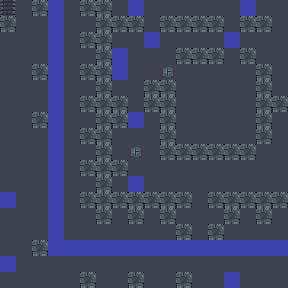

The image is a tile-based game level rendered from a .tmx file. Its description and complete source (layers, tilesets, objects, tile grids) follow:
An orthogonal 18x18 tile map with 16x16 px tiles, 1 tile layer (terrain) and 39 objects.

<map version="1.10" tiledversion="1.11.2" orientation="orthogonal" renderorder="right-down" width="18" height="18" tilewidth="16" tileheight="16" infinite="0" nextlayerid="3" nextobjectid="40">
 <properties>
  <property name="name" value="Castle" />
  <property name="author" value="moineau" />
  <property name="goldMoves" type="int" value="442" />
  <property name="goldTime" type="int" value="76" />
  <property name="platinumMoves" type="int" value="401" />
 </properties>
 <tileset firstgid="1" source="tileset.tsx" />
 <layer id="1" name="terrain" width="18" height="18">
  <data encoding="csv">
5,1,4,3,1,4,4,1,3,1,1,1,1,1,1,3,1,1,
4,1,1,3,1,1,4,4,4,1,4,4,4,4,1,4,4,1,
1,1,1,3,1,4,4,1,1,3,1,1,1,1,3,1,1,1,
1,1,1,3,1,1,4,3,1,1,1,4,4,4,1,4,1,1,
1,1,4,3,1,4,4,3,1,1,2,1,1,1,1,1,4,1,
1,1,1,3,1,1,4,1,1,4,4,1,1,1,1,1,4,1,
1,1,1,3,1,4,4,4,1,4,4,1,1,1,1,1,4,4,
1,1,4,3,1,1,4,4,3,1,4,1,1,1,1,1,4,1,
1,1,1,3,1,4,4,1,1,1,4,1,1,1,1,1,4,1,
1,1,1,3,1,1,4,1,2,1,4,4,4,4,4,4,1,1,
1,1,1,3,1,4,4,4,1,1,1,1,1,1,1,1,1,1,
1,1,1,3,1,1,4,1,3,1,1,1,1,1,1,1,1,1,
3,1,1,3,1,4,4,4,4,4,4,4,1,4,4,4,4,4,
1,1,1,3,1,1,4,1,4,1,4,1,1,1,4,1,4,1,
1,1,1,3,1,1,1,1,1,1,1,4,1,4,1,1,1,1,
1,1,4,3,3,3,3,3,3,3,3,3,3,3,3,3,3,3,
3,1,1,1,1,1,1,1,1,1,1,1,1,1,1,1,1,1,
1,1,1,1,1,4,1,1,4,1,1,4,1,1,3,1,1,1
</data>
 </layer>
 <objectgroup id="2" name="objects">
  <object id="1" gid="6" x="208" y="112" width="16" height="16" />
  <object id="2" gid="9" x="208" y="96" width="16" height="16" />
  <object id="3" gid="9" x="192" y="112" width="16" height="16" />
  <object id="4" gid="9" x="208" y="128" width="16" height="16" />
  <object id="5" gid="9" x="224" y="112" width="16" height="16" />
  <object id="6" gid="9" x="224" y="80" width="16" height="16" />
  <object id="7" gid="9" x="240" y="96" width="16" height="16" />
  <object id="8" gid="9" x="240" y="128" width="16" height="16" />
  <object id="9" gid="9" x="224" y="144" width="16" height="16" />
  <object id="10" gid="9" x="192" y="144" width="16" height="16" />
  <object id="11" gid="9" x="176" y="128" width="16" height="16" />
  <object id="12" gid="9" x="176" y="96" width="16" height="16" />
  <object id="13" gid="9" x="192" y="80" width="16" height="16" />
  <object id="14" gid="9" x="256" y="48" width="16" height="16" />
  <object id="15" gid="9" x="144" y="16" width="16" height="16" />
  <object id="16" gid="9" x="128" y="48" width="16" height="16" />
  <object id="17" gid="9" x="128" y="64" width="16" height="16" />
  <object id="18" gid="9" x="176" y="224" width="16" height="16" />
  <object id="19" gid="9" x="208" y="224" width="16" height="16" />
  <object id="20" gid="9" x="16" y="48" width="16" height="16" />
  <object id="21" gid="9" x="0" y="64" width="16" height="16" />
  <object id="22" gid="9" x="0" y="96" width="16" height="16" />
  <object id="23" gid="8" x="192" y="240" width="16" height="16" />
  <object id="24" gid="8" x="192" y="224" width="16" height="16" />
  <object id="25" gid="8" x="192" y="208" width="16" height="16" />
  <object id="26" gid="8" x="272" y="160" width="16" height="16" />
  <object id="27" gid="8" x="272" y="64" width="16" height="16" />
  <object id="28" gid="8" x="224" y="64" width="16" height="16" />
  <object id="29" gid="8" x="128" y="112" width="16" height="16" />
  <object id="30" gid="8" x="144" y="80" width="16" height="16" />
  <object id="31" gid="8" x="16" y="16" width="16" height="16" />
  <object id="32" gid="7" x="112" y="16" width="16" height="16" />
  <object id="33" gid="7" x="112" y="48" width="16" height="16" />
  <object id="34" gid="7" x="272" y="80" width="16" height="16" />
  <object id="35" gid="7" x="272" y="96" width="16" height="16" />
  <object id="36" gid="7" x="272" y="128" width="16" height="16" />
  <object id="37" gid="7" x="272" y="144" width="16" height="16" />
  <object id="38" gid="7" x="112" y="192" width="16" height="16" />
  <object id="39" gid="7" x="208" y="144" width="16" height="16" />
 </objectgroup>
</map>
